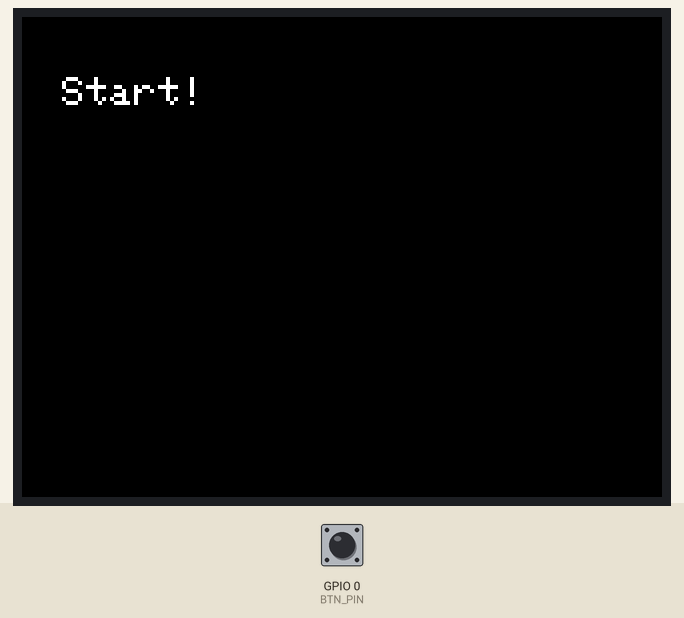
This sketch was run on a simulated ESP32. Parts: 320×240 colour display. The inputs (shaded band) are chosen by the test bench; at power-on: GPIO 0 (BTN_PIN) HIGH.

Above: at 1.4 s.
1.5 s: GPIO 0 (BTN_PIN) pulled LOW for 0.15 s
At 3.3 s:
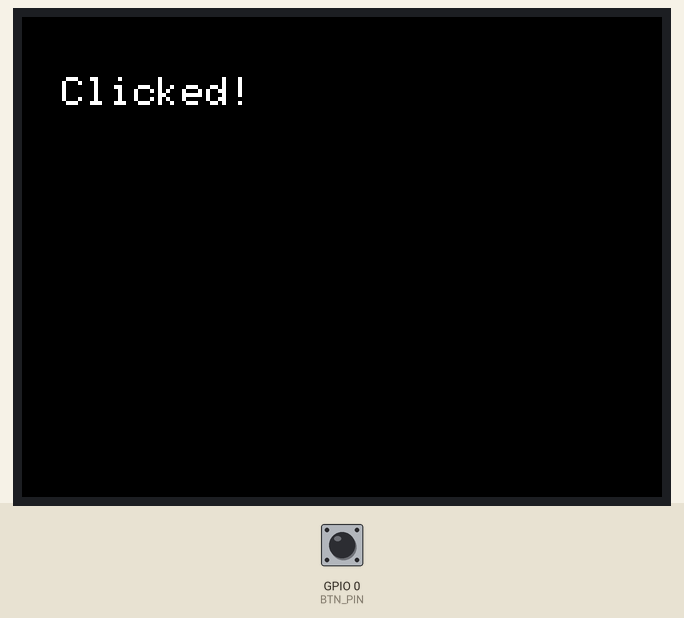
3.6 s: GPIO 0 (BTN_PIN) pulled LOW for 1 s
At 5.7 s:
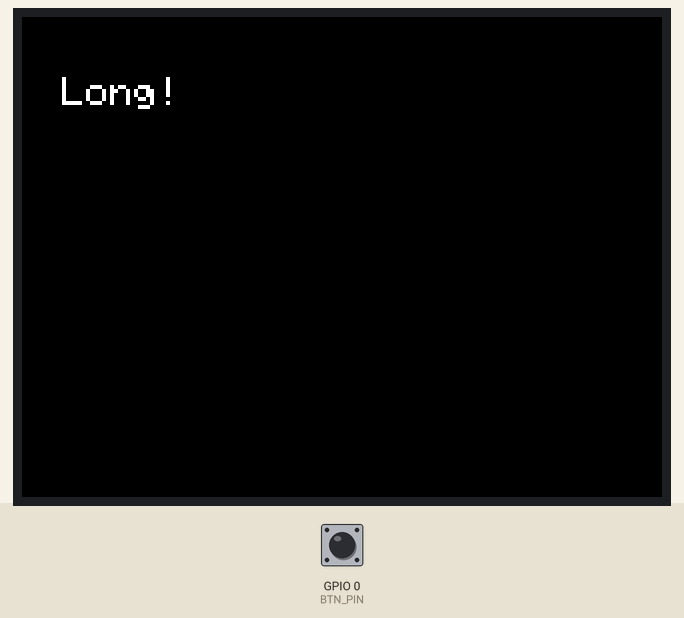
6.1 s: GPIO 0 (BTN_PIN) pulsed LOW 2 times (0.12 s each, 0.3 s apart)
At 6.9 s:
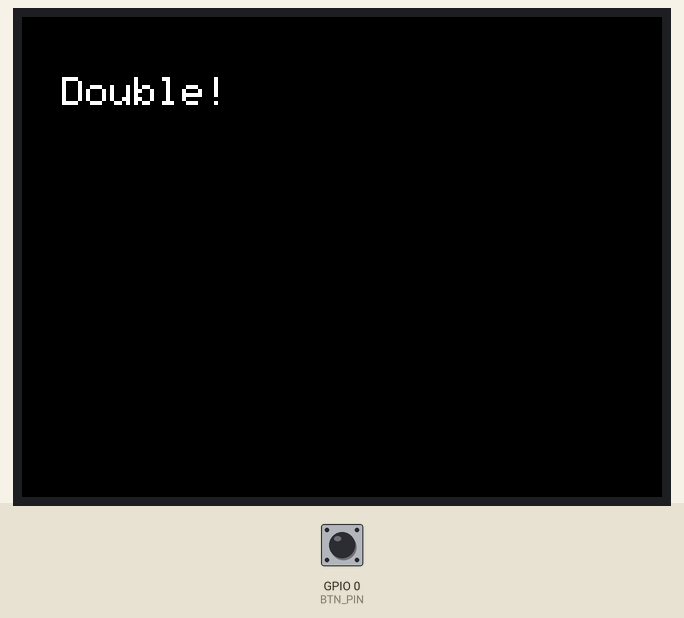
8.2 s: GPIO 0 (BTN_PIN) pulled LOW for 3.2 s
At 10.4 s:
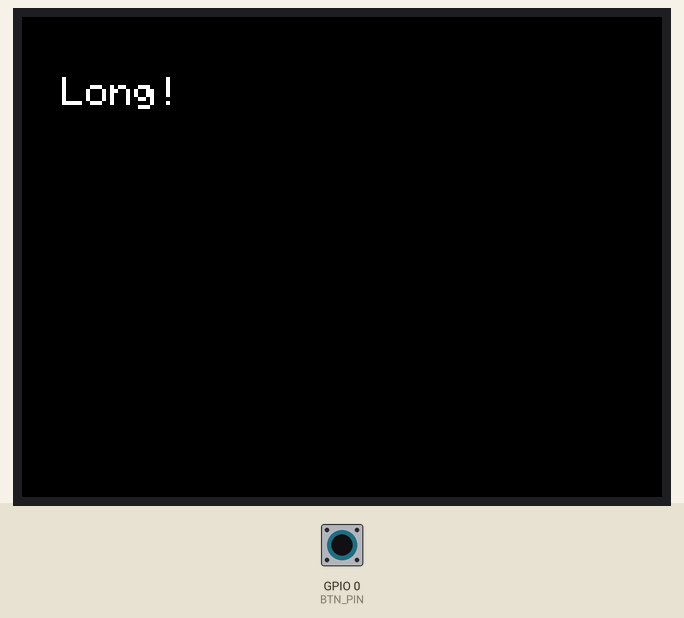
Timing chart, 0 to 11.9 s (numbered marks = the images above; inputs shaded):
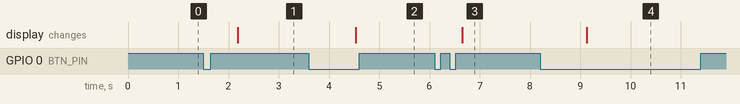

The sketch:

TFTBUTTON2.ino
```cpp
#include <TFT_eSPI.h>      // Include the graphics library
#include <OneButton.h>     // Include the OneButton library
#include "Config.h"

TFT_eSPI tft = TFT_eSPI(); // Create an instance of the TFT_eSPI class

// Create an instance of the OneButton class
OneButton button(BTN_PIN, true);

// Function declarations
void handleClick();
void handleDoubleClick();
void handleLongPressStart();

void setup() {
  // Initialize the TFT display
  tft.init();
  tft.setRotation(3); // Set rotation to flip the screen

  tft.fillScreen(SCREEN_COLOR); // Clear the screen with defined screen color
  tft.setTextColor(TEXT_COLOR, TEXT_BACKGROUND); // Set text color and background
  tft.setTextSize(TEXT_SIZE); // Set text size

  // Position the cursor with defined values
  tft.setCursor(TEXT_CURSOR_X, TEXT_CURSOR_Y);

  // Print "Hello World" on the screen initially
  tft.println("Start!");

  // Attach functions to button events
  button.attachClick(handleClick);
  button.attachDoubleClick(handleDoubleClick);
  button.attachLongPressStart(handleLongPressStart);
}

void loop() {
  // Continuously check the button status
  button.tick();
}

// Function to handle a single click
void handleClick() {
  tft.fillScreen(SCREEN_COLOR); // Clear the screen with defined screen color
  tft.setCursor(TEXT_CURSOR_X, TEXT_CURSOR_Y);
  tft.println("Clicked!"); // Display "Clicked!" message
}

// Function to handle a double-click
void handleDoubleClick() {
  tft.fillScreen(SCREEN_COLOR); // Clear the screen with defined screen color
  tft.setCursor(TEXT_CURSOR_X, TEXT_CURSOR_Y);
  tft.println("Double!"); // Display "Double Clicked!" message
}

// Function to handle a long press
void handleLongPressStart() {
  tft.fillScreen(SCREEN_COLOR); // Clear the screen with defined screen color
  tft.setCursor(TEXT_CURSOR_X, TEXT_CURSOR_Y);
  tft.println("Long!"); // Display "Long Pressed!" message
}
```

Config.h
```cpp
#pragma once

#define SCREEN_COLOR     TFT_BLACK
#define TEXT_COLOR       TFT_WHITE
#define TEXT_BACKGROUND  TFT_BLACK
#define TEXT_SIZE        2
#define TEXT_CURSOR_X    20
#define TEXT_CURSOR_Y    30

#define BTN_PIN     0

#define LED_DI_PIN     40
#define LED_CI_PIN     39

#define TFT_CS_PIN     4
#define TFT_SDA_PIN    3
#define TFT_SCL_PIN    5
#define TFT_DC_PIN     2
#define TFT_RES_PIN    1
#define TFT_LEDA_PIN   38

#define SD_MMC_D0_PIN  14
#define SD_MMC_D1_PIN  17
#define SD_MMC_D2_PIN  21
#define SD_MMC_D3_PIN  18
#define SD_MMC_CLK_PIN 12
#define SD_MMC_CMD_PIN 16
```

Measured:
- after the input at 1.5 s, the display: changes after 0.68 s (image 1)
- after the input at 3.6 s, the display: changes after 0.93 s (image 2)
- after the input at 6.1 s, the display: changes after 0.55 s (image 3)
- after the input at 8.2 s, the display: changes after 0.93 s (image 4)
